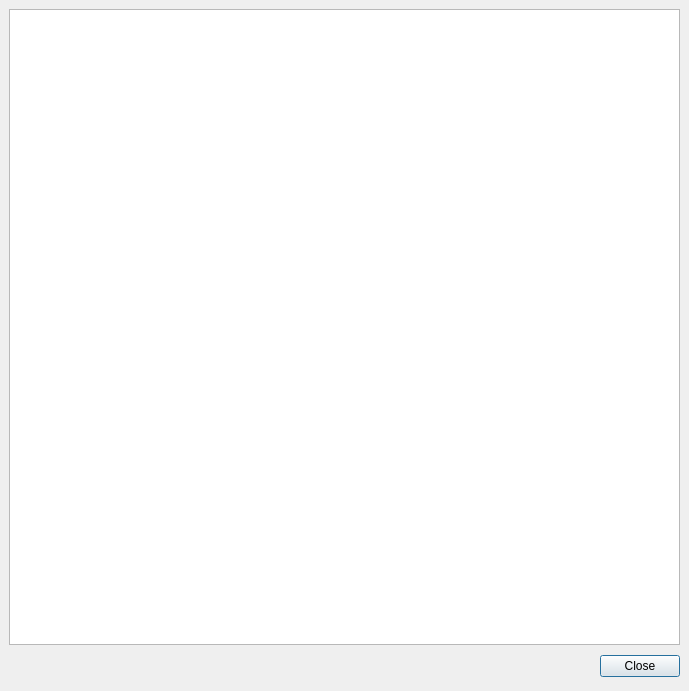
<?xml version="1.0" encoding="UTF-8"?>
<ui version="4.0">
 <class>ShowTextDialog</class>
 <widget class="QDialog" name="ShowTextDialog">
  <property name="geometry">
   <rect>
    <x>0</x>
    <y>0</y>
    <width>689</width>
    <height>691</height>
   </rect>
  </property>
  <property name="windowTitle">
   <string>Dialog</string>
  </property>
  <layout class="QGridLayout">
   <property name="leftMargin">
    <number>9</number>
   </property>
   <property name="topMargin">
    <number>9</number>
   </property>
   <property name="rightMargin">
    <number>9</number>
   </property>
   <property name="bottomMargin">
    <number>9</number>
   </property>
   <property name="spacing">
    <number>6</number>
   </property>
   <item row="0" column="0">
    <widget class="QTextBrowser" name="textBrowser"/>
   </item>
   <item row="1" column="0">
    <layout class="QHBoxLayout">
     <property name="spacing">
      <number>6</number>
     </property>
     <property name="leftMargin">
      <number>0</number>
     </property>
     <property name="topMargin">
      <number>0</number>
     </property>
     <property name="rightMargin">
      <number>0</number>
     </property>
     <property name="bottomMargin">
      <number>0</number>
     </property>
     <item>
      <spacer>
       <property name="orientation">
        <enum>Qt::Horizontal</enum>
       </property>
       <property name="sizeHint" stdset="0">
        <size>
         <width>131</width>
         <height>31</height>
        </size>
       </property>
      </spacer>
     </item>
     <item>
      <widget class="QPushButton" name="okButton">
       <property name="text">
        <string>Close</string>
       </property>
      </widget>
     </item>
    </layout>
   </item>
  </layout>
 </widget>
 <resources/>
 <connections>
  <connection>
   <sender>okButton</sender>
   <signal>clicked()</signal>
   <receiver>ShowTextDialog</receiver>
   <slot>accept()</slot>
   <hints>
    <hint type="sourcelabel">
     <x>278</x>
     <y>253</y>
    </hint>
    <hint type="destinationlabel">
     <x>96</x>
     <y>254</y>
    </hint>
   </hints>
  </connection>
 </connections>
</ui>
